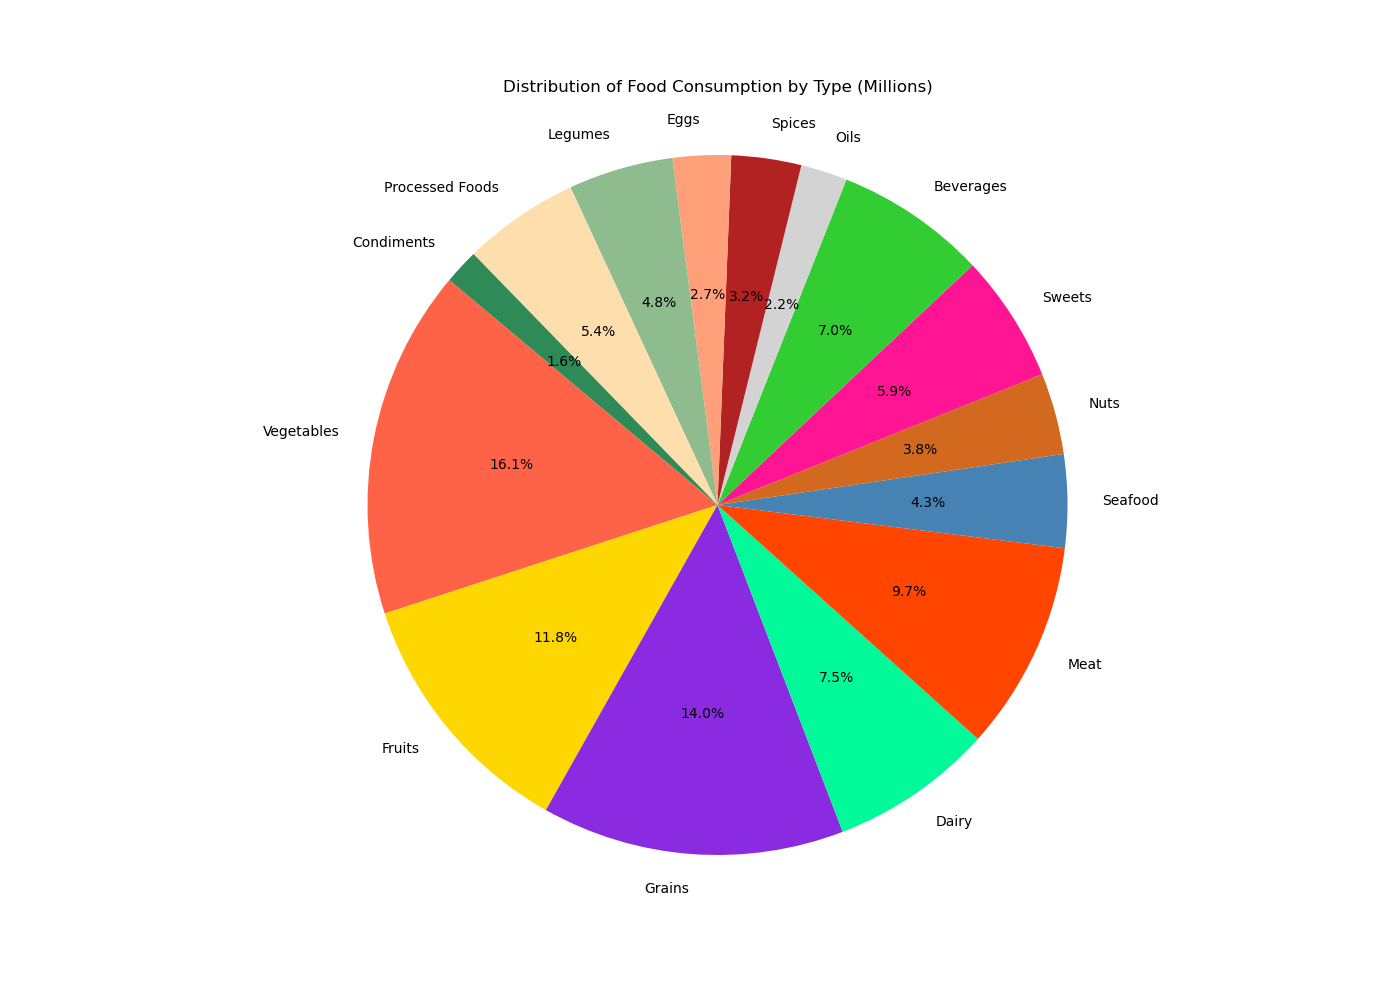

Write Python code to recreate this figure.

import matplotlib.pyplot as plt

# Data
food_types = ['Vegetables', 'Fruits', 'Grains', 'Dairy', 'Meat', 
              'Seafood', 'Nuts', 'Sweets', 'Beverages', 'Oils', 
              'Spices', 'Eggs', 'Legumes', 'Processed Foods', 'Condiments']
consumption = [150.0, 110.0, 130.0, 70.0, 90.0, 
               40.0, 35.0, 55.0, 65.0, 20.0, 
               30.0, 25.0, 45.0, 50.0, 15.0]

# Colors
colors = ['#FF6347', '#FFD700', '#8A2BE2', '#00FA9A', '#FF4500',
          '#4682B4', '#D2691E', '#FF1493', '#32CD32', '#D3D3D3',
          '#B22222', '#FFA07A', '#8FBC8F', '#FFDEAD', '#2E8B57']

# Pie chart
fig, ax = plt.subplots(figsize=(14, 10))  # Width, Height of the chart
ax.pie(consumption, labels=food_types, colors=colors, autopct='%1.1f%%', startangle=140)
ax.axis('equal')  # Equal aspect ratio ensures that pie is drawn as a circle.

plt.title('Distribution of Food Consumption by Type (Millions)', pad=20)
plt.show()
